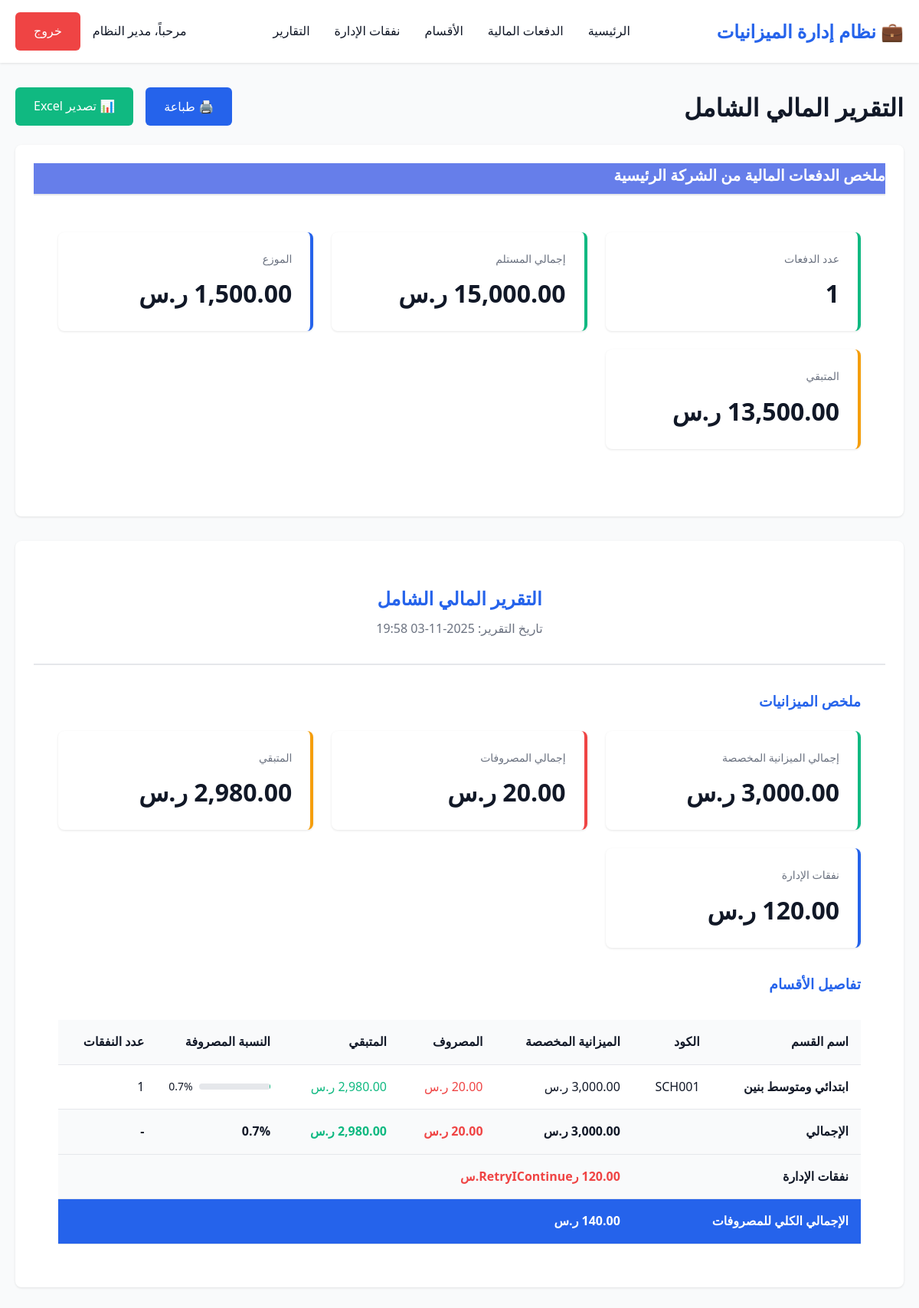
Screenshot of /admin/reports.php (signed in) with the database file from the repository.
### tables this page shows
CREATE TABLE `departments` (
  `id` int(11) NOT NULL,
  `name_ar` varchar(200) NOT NULL,
  `name_en` varchar(200) NOT NULL,
  `code` varchar(50) NOT NULL,
  `allocated_budget` decimal(15,2) DEFAULT 0.00,
  `total_received` decimal(15,2) DEFAULT 0.00,
  `spent_amount` decimal(15,2) DEFAULT 0.00,
  `last_distribution_date` date DEFAULT NULL,
  `description` text DEFAULT NULL,
  `is_active` tinyint(1) DEFAULT 1,
  `created_at` timestamp NOT NULL DEFAULT current_timestamp(),
  `updated_at` timestamp NOT NULL DEFAULT current_timestamp() ON UPDATE current_timestamp(),
  `manager_name` varchar(255) DEFAULT NULL,
  `custody_officer` varchar(255) DEFAULT NULL,
  `custody_officer_name` varchar(255) DEFAULT NULL COMMENT 'اسم مسؤول العهدة',
  `director_name` varchar(255) DEFAULT NULL COMMENT 'اسم مدير المدرسة'
);

### admin/reports.php (the view, shortened to what this page needs)
<?php
$database = new Database();
$db = $database->getConnection();
$query = "SELECT
          SUM(allocated_budget) as total_budget,
          SUM(spent_amount) as total_spent
          FROM departments WHERE is_active = 1";
$stmt = $db->prepare($query);
$stmt->execute();
$totals = $stmt->fetch(PDO::FETCH_ASSOC);
$query = "SELECT
          COUNT(*) as batch_count,
          SUM(amount) as total_received,
          SUM(distributed_amount) as total_distributed,
          SUM(remaining_amount) as total_remaining
          FROM budget_batches";
$stmt = $db->prepare($query);
$stmt->execute();
$batch_summary = $stmt->fetch(PDO::FETCH_ASSOC);
$query = "SELECT
          d.id, d.name_ar, d.code, d.allocated_budget, d.spent_amount,
          (d.allocated_budget - d.spent_amount) as remaining,
          COUNT(e.id) as expense_count
          FROM departments d
          LEFT JOIN expenses e ON e.department_id = d.id
          WHERE d.is_active = 1
          GROUP BY d.id
          ORDER BY d.name_ar";
$stmt = $db->prepare($query);
$stmt->execute();
$departments = $stmt->fetchAll(PDO::FETCH_ASSOC);
$query = "SELECT SUM(amount) as total FROM admin_expenses";
$stmt = $db->prepare($query);
$stmt->execute();
$admin_total = $stmt->fetch(PDO::FETCH_ASSOC)['total'] ?? 0;
?>
<!DOCTYPE html>
<html lang="ar">
<head>
    <link rel="stylesheet" href="../assets/css/style.css">
</head>
<body>
    <header class="header no-print">
        <div class="container">
            <nav class="navbar">
                <div class="logo">💼 نظام إدارة الميزانيات</div>
                <ul class="nav-menu" id="navMenu">
                    <li><a href="dashboard.php">الرئيسية</a></li>
                    <li><a href="budget_batches.php">الدفعات المالية</a></li>
                    <li><a href="departments.php">الأقسام</a></li>
                    <li><a href="expenses.php">نفقات الإدارة</a></li>
                    <li><a href="reports.php">التقارير</a></li>
                </ul>
                <div class="user-info">
                    <span>مرحباً، <?php echo htmlspecialchars($_SESSION['full_name']); ?></span>
                    <a href="../logout.php" class="btn btn-danger">خروج</a>
                </div>
            </nav>
        </div>
    </header>
    <main class="main-content">
        <div class="container">
            <div class="flex flex-between flex-center mb-3 no-print">
                <h1>التقرير المالي الشامل</h1>
                <div class="flex gap-2">
                    <button onclick="window.print()" class="btn btn-primary">🖨️ طباعة</button>
                    <a href="?export=excel" class="btn btn-success">📊 تصدير Excel</a>
                </div>
            </div>
            <div class="card" style="margin-bottom: 2rem;">
                <div class="card-header" style="background: #667eea; color: white;">
                    ملخص الدفعات المالية من الشركة الرئيسية
                </div>
                <div style="padding: 2rem;">
                    <div class="stats-grid">
                        <div class="stat-card success">
                            <div class="stat-label">عدد الدفعات</div>
                            <div class="stat-value"><?php echo $batch_summary['batch_count']; ?></div>
                        </div>
                        <div class="stat-card success">
                            <div class="stat-label">إجمالي المستلم</div>
                            <div class="stat-value"><?php echo number_format($batch_summary['total_received'], 2); ?> ر.س</div>
                        </div>
                        <div class="stat-card">
                            <div class="stat-label">الموزع</div>
                            <div class="stat-value"><?php echo number_format($batch_summary['total_distributed'], 2); ?> ر.س</div>
                        </div>
                        <div class="stat-card warning">
                            <div class="stat-label">المتبقي</div>
                            <div class="stat-value"><?php echo number_format($batch_summary['total_remaining'], 2); ?> ر.س</div>
                        </div>
                    </div>
                </div>
            </div>
            <div class="card">
                <div style="text-align: center; padding: 2rem; border-bottom: 2px solid var(--border-color);">
                    <h2 style="color: var(--primary-color); margin-bottom: 0.5rem;">التقرير المالي الشامل</h2>
                    <p style="color: var(--text-secondary);">تاريخ التقرير: <?php echo date('Y-m-d H:i'); ?></p>
                </div>
                <div style="padding: 2rem;">
                    <h3 style="margin-bottom: 1.5rem; color: var(--primary-color);">ملخص الميزانيات</h3>
                    <div class="stats-grid" style="margin-bottom: 2rem;">
                        <div class="stat-card success">
                            <div class="stat-label">إجمالي الميزانية المخصصة</div>
                            <div class="stat-value"><?php echo number_format($totals['total_budget'], 2); ?> ر.س</div>
                        </div>
                        <div class="stat-card danger">
                            <div class="stat-label">إجمالي المصروفات</div>
                            <div class="stat-value"><?php echo number_format($totals['total_spent'], 2); ?> ر.س</div>
                        </div>
                        <div class="stat-card warning">
                            <div class="stat-label">المتبقي</div>
                            <div class="stat-value"><?php echo number_format($totals['total_budget'] - $totals['total_spent'], 2); ?> ر.س</div>
                        </div>
                        <div class="stat-card">
                            <div class="stat-label">نفقات الإدارة</div>
                            <div class="stat-value"><?php echo number_format($admin_total, 2); ?> ر.س</div>
                        </div>
                    </div>
                    <h3 style="margin: 2rem 0 1rem; color: var(--primary-color);">تفاصيل الأقسام</h3>
                    <div class="table-responsive">
                        <table class="table">
                            <thead>
                                <tr style="background: var(--primary-color); color: white;">
                                    <th>اسم القسم</th>
                                    <th>الكود</th>
                                    <th>الميزانية المخصصة</th>
                                    <th>المصروف</th>
                                    <th>المتبقي</th>
                                    <th>النسبة المصروفة</th>
                                    <th>عدد النفقات</th>
                                </tr>
                            </thead>
                            <tbody>
                                <?php foreach ($departments as $dept):
                                    $percentage = $dept['allocated_budget'] > 0 ? ($dept['spent_amount'] / $dept['allocated_budget']) * 100 : 0;
                                ?>
                                    <tr>
                                        <td><strong><?php echo htmlspecialchars($dept['name_ar']); ?></strong></td>
                                        <td><?php echo htmlspecialchars($dept['code']); ?></td>
                                        <td><?php echo number_format($dept['allocated_budget'], 2); ?> ر.س</td>
                                        <td style="color: #ef4444;"><?php echo number_format($dept['spent_amount'], 2); ?> ر.س</td>
                                        <td style="color: #10b981;"><?php echo number_format($dept['remaining'], 2); ?> ر.س</td>
                                        <td>
                                            <div style="display: flex; align-items: center; gap: 0.5rem;">
                                                <div style="flex: 1; background: #e5e7eb; height: 8px; border-radius: 4px; overflow: hidden;">
                                                </div>
                                                <span style="font-size: 0.875rem;"><?php echo number_format($percentage, 1); ?>%</span>
                                            </div>
                                        </td>
                                        <td><?php echo $dept['expense_count']; ?></td>
                                    </tr>
                                <?php endforeach; ?>
                            </tbody>
                            <tfoot style="background: #f9fafb; font-weight: bold;">
                                <tr>
                                    <td colspan="2">الإجمالي</td>
                                    <td><?php echo number_format($totals['total_budget'], 2); ?> ر.س</td>
                                    <td style="color: #ef4444;"><?php echo number_format($totals['total_spent'], 2); ?> ر.س</td>
                                    <td style="color: #10b981;"><?php echo number_format($totals['total_budget'] - $totals['total_spent'], 2); ?> ر.س</td>
                                    <td><?php echo $totals['total_budget'] > 0 ? number_format(($totals['total_spent'] / $totals['total_budget']) * 100, 1) : 0; ?>%</td>
                                    <td>-</td>
                                </tr>
                                <tr>
                                    <td colspan="2">نفقات الإدارة</td>
                                    <td colspan="5" style="color: #ef4444;"><?php echo number_format($admin_total, 2); ?> رRetryIContinue.س</td>
</tr>
<tr style="background: var(--primary-color); color: white;">
<td colspan="2">الإجمالي الكلي للمصروفات</td>
<td colspan="5"><?php echo number_format($totals['total_spent'] + $admin_total, 2); ?> ر.س</td>
</tr>
</tfoot>
</table>
</div>
</div>
</div>
</div>
</main>
</body>
</html>

### assets/css/style.css (style rules this page uses)
:root { --primary-color: #2563eb; --secondary-color: #10b981; --danger-color: #ef4444; --warning-color: #f59e0b; --dark-bg: #1f2937; --light-bg: #f9fafb; --border-color: #e5e7eb; --text-primary: #111827; --text-secondary: #6b7280; --shadow: 0 1px 3px 0 rgba(0, 0, 0, 0.1); --shadow-lg: 0 10px 15px -3px rgba(0, 0, 0, 0.1); }
* { margin: 0; padding: 0; box-sizing: border-box; }
body { font-family: 'Segoe UI', Tahoma, Geneva, Verdana, sans-serif; direction: rtl; text-align: right; background-color: var(--light-bg); color: var(--text-primary); line-height: 1.6; }
.container { max-width: 1200px; margin: 0 auto; padding: 0 20px; }
.header { background: white; box-shadow: var(--shadow); position: sticky; top: 0; z-index: 1000; }
.navbar { display: flex; justify-content: space-between; align-items: center; padding: 1rem 0; }
.logo { font-size: 1.5rem; font-weight: bold; color: var(--primary-color); }
.nav-menu { display: flex; list-style: none; gap: 2rem; }
.nav-menu a { text-decoration: none; color: var(--text-primary); font-weight: 500; transition: color 0.3s; }
.user-info { display: flex; align-items: center; gap: 1rem; }
.main-content { padding: 2rem 0; min-height: calc(100vh - 200px); }
.card { background: white; border-radius: 8px; box-shadow: var(--shadow); padding: 1.5rem; margin-bottom: 1.5rem; }
.card-header { font-size: 1.25rem; font-weight: 600; margin-bottom: 1rem; padding-bottom: 0.5rem; border-bottom: 2px solid var(--border-color); }
.stats-grid { display: grid; grid-template-columns: repeat(auto-fit, minmax(250px, 1fr)); gap: 1.5rem; margin-bottom: 2rem; }
.stat-card { background: white; border-radius: 8px; padding: 1.5rem; box-shadow: var(--shadow); border-right: 4px solid var(--primary-color); }
.stat-card.success { border-right-color: var(--secondary-color); }
.stat-card.danger { border-right-color: var(--danger-color); }
.stat-card.warning { border-right-color: var(--warning-color); }
.stat-label { font-size: 0.875rem; color: var(--text-secondary); margin-bottom: 0.5rem; }
.stat-value { font-size: 2rem; font-weight: bold; color: var(--text-primary); }
.btn { padding: 0.75rem 1.5rem; border: none; border-radius: 6px; font-size: 1rem; font-weight: 500; cursor: pointer; transition: all 0.3s; text-decoration: none; display: inline-block; }
.btn-primary { background: var(--primary-color); color: white; }
.btn-success { background: var(--secondary-color); color: white; }
.btn-danger { background: var(--danger-color); color: white; }
.table-responsive { overflow-x: auto; }
.table { width: 100%; border-collapse: collapse; margin-top: 1rem; }
.table th, .table td { padding: 1rem; text-align: right; border-bottom: 1px solid var(--border-color); }
.table th { background: var(--light-bg); font-weight: 600; color: var(--text-primary); }
.stat-value { animation: countUp 0.6s ease-out; }
.mb-3 { margin-bottom: 1.5rem; }
.flex { display: flex; }
.flex-between { justify-content: space-between; }
.flex-center { align-items: center; }
.gap-2 { gap: 1rem; }

### rows the page displays
departments: name_ar "ابتدائي ومتوسط بنين", code "SCH001", percentage "0.7", expense_count "1"

### other values shown
$_SESSION['full_name'] "مدير النظام"
$batch_summary['batch_count'] "1"
$batch_summary['total_received'] "15,000.00"
$batch_summary['total_distributed'] "1,500.00"
$totals['total_budget'] - $totals['total_spent'] "2,980.00"
$totals['total_budget'] "3,000.00"
$admin_total "120.00"
$totals['total_spent'] + $admin_total "140.00"
